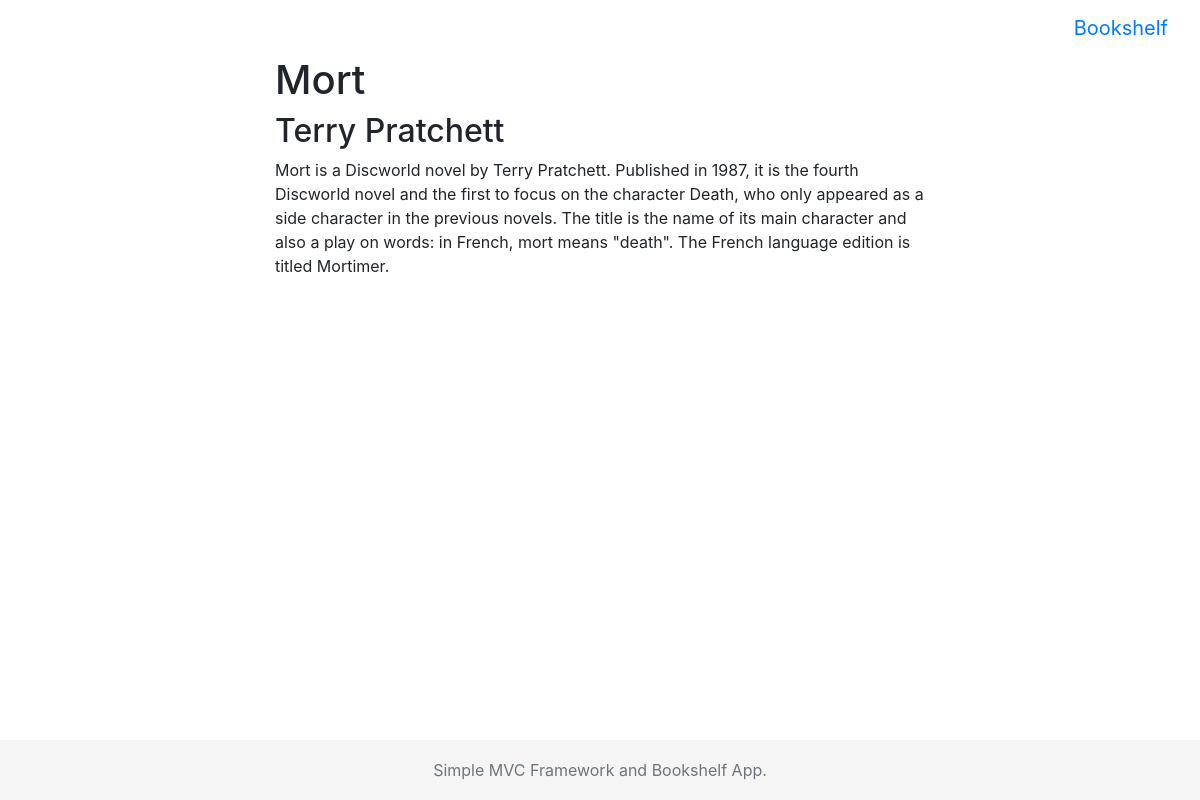
The app's page /book/details/1 with its own data.
### tables this page shows
CREATE TABLE IF NOT EXISTS `books` (
  `id` int(11) NOT NULL AUTO_INCREMENT,
  `title` varchar(100) DEFAULT NULL,
  `description` text,
  `author` varchar(100) DEFAULT NULL,
  `read_status` bit(1) DEFAULT b'0',
  PRIMARY KEY (`id`)
);

### app/controllers/bookController.php (called while the page is built, shortened)
<?php
class bookController extends controller
{
    function __construct()
    {
        $this->view = new View();
        $this->model = new bookModel();
    }
    public function details($id)
    {
        $detailsArr = $this->model->getBookDetails($id);
        $detailsArr = $detailsArr[0];
        $this->view->render('bookDetailsView.php', ["detailsArr" => $detailsArr]);
    }
}

### framework/core/framework.php (called while the page is built, shortened)
<?php
class Framework
{
    public static function bootstrap()
    {
        Self::dispatch();
    }
    private static function dispatch(){
        $url = isset($_SERVER['PATH_INFO']) ? explode('/', ltrim($_SERVER['PATH_INFO'], '/')) : '/';
        if(array_key_exists(1,$url)){
            $action_name = $url[1];
        }else{
            $action_name = "index";
        }
        $controller = new $controller_name;
        if(array_key_exists(2,$url)){
            return $controller->$action_name($url[2]);
        }
        return $controller->$action_name();
    }
    private static function autoload(){
        spl_autoload_register( function ($className) {
            $fileName = $className . '.php';
            $directories = [
                'app/controllers',
                'app/models',
                'framework/core'
            ];
        });
    }
}

### public/index.php (called while the page is built)
<?php
require "../framework/core/framework.php";
Framework::bootstrap();

### framework/core/database.php (called while the page is built, shortened)
<?php
class database
{
    private $host = DB_HOST;
    private $user = DB_USER;
    private $pass = DB_PASS;
    private $dbname = DB_NAME;
    private $dbh;
    private $stmt;
    public function __construct(){
        $dsn = 'mysql:host=' . $this->host . ';dbname=' . $this->dbname;
        $options = array(
            PDO::ATTR_PERSISTENT    => true,
            PDO::ATTR_ERRMODE       => PDO::ERRMODE_EXCEPTION
        );
        try {
            $this->dbh = new PDO($dsn, $this->user, $this->pass, $options);
        }catch(PDOException $e){
            $this->error = $e->getMessage();
        }
    }
    public function query($query){
        $this->stmt = $this->dbh->prepare($query);
    }
    public function bind($param, $value, $type = null){
        if (is_null($type)) {
            switch (true) {
                default:
                    $type = PDO::PARAM_STR;
            }
        }
        $this->stmt->bindValue($param, $value, $type);
    }
    public function execute(){
        return $this->stmt->execute();
    }
    public function resultSet(){
        $this->execute();
        return $this->stmt->fetchAll(PDO::FETCH_ASSOC);
    }
}

### framework/core/model.php (called while the page is built)
<?php
class model
{
    public function __construct()
    {
        $this->database = new Database();
    }
}

### app/models/bookModel.php (called while the page is built, shortened)
<?php
class bookModel extends model
{
    public function getBookDetails($id){
        $this->database->query("SELECT * FROM books WHERE id = :bookId");
        $this->database->bind(':bookId', $id);
        $detailsArr = $this->database->resultSet();
        return $detailsArr;
    }
}

### app/views/bookDetailsView.php (the view)
<?php include VIEW_PATH.'layouts/header.php'; ?>
<div class="row">
    <div class="col-12">
        <h1><?php echo $detailsArr['title'] ?></h1>
    </div>
</div>
<div class="row">
    <div class="col-12">
        <h2><?php echo $detailsArr['author'] ?></h2>
    </div>
</div>
<div class="row">
    <div class="col-12">
        <p><?php echo $detailsArr['description'] ?></p>
    </div>
</div>
<?php include VIEW_PATH.'layouts/footer.php'; ?>

### public/css/sticky-footer.css (style rules this page uses)
html { position: relative; min-height: 100%; }
body { margin-bottom: 60px; }

### records on screen
books: title "Mort", author "Terry Pratchett", description "Mort is a Discworld novel by Terry Pratchett. Published in 1987, it is the fourth Discworld novel and the first to focus on the character Death, who only appeared as a side character in the previous novels. The title is the name of its main character and also a play on words: in French, mort means \"death\". The French language edition is titled Mortimer."
